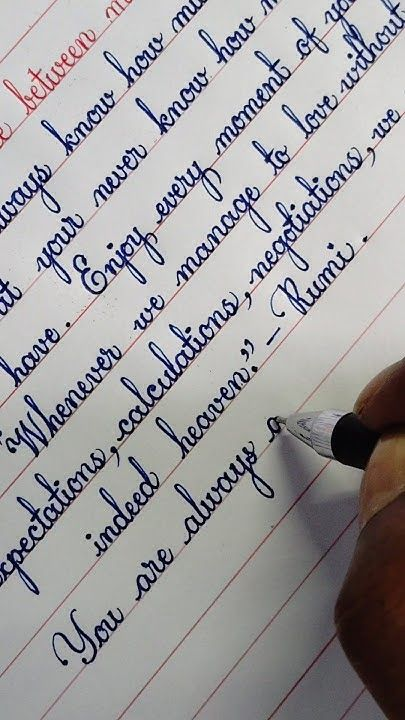
#> input picture Computer vision/08__Threshold/writing.jpg, 405 x 720 px, found by its file name
$ python part__02.py
#> lines starting #> are read from the running program, lines starting #| are printed output that depends on the picture; after the words box and inside, x2 and y2 are one past the last pixel; in counts of white or black regions, pixels touching at a corner belong together
import os

import  cv2

img = cv2.imread(os.path.join(r"C:\Users\Rakesh\OneDrive\Desktop\Codes\Python\Computer vision\08__Threshold", 'writing.jpg'))
#> img is the input picture: shape (720, 405, 3); mean B, G, R 158.8, 156.8, 158.7
resized_img = cv2.resize(img, (640, 480))
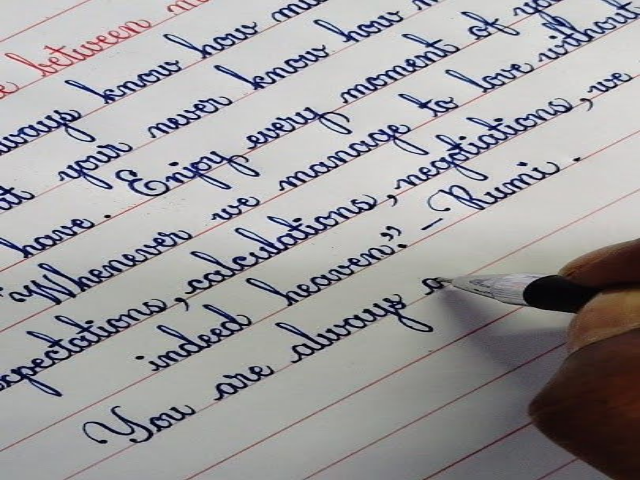
#> resized_img: shape (480, 640, 3); mean B, G, R 158.7, 156.7, 158.6

img_gray = cv2.cvtColor(resized_img, cv2.COLOR_BGR2GRAY)
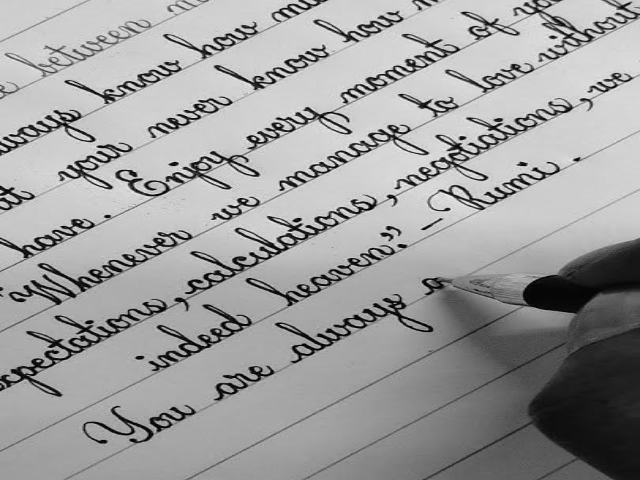
#> img_gray: shape (480, 640); min 0, max 242, mean 157.5

ret, thresh = cv2.threshold(img_gray, 88, 255, cv2.THRESH_BINARY)
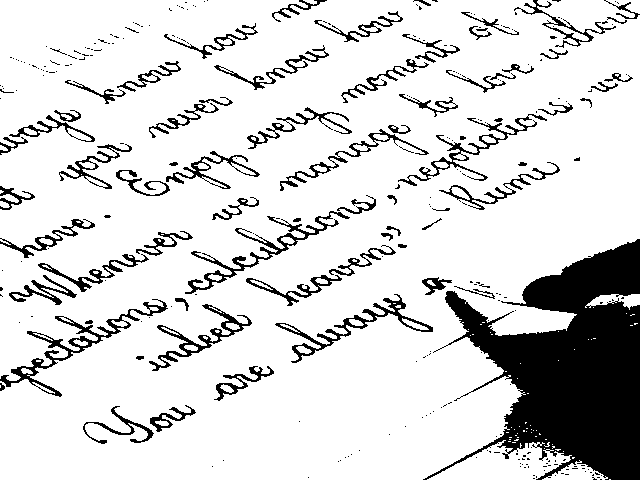
#> thresh: shape (480, 640); 84% white; 299 black regions (227 under 20 px), largest, box (x1, y1, x2, y2) and area: (423, 239, 640, 480) 26122, (0, 299, 168, 397) 1778, (185, 211, 350, 294) 1472

cv2.imshow('resized_img', resized_img)
cv2.imshow('thresh', thresh)

cv2.waitKey(0)
